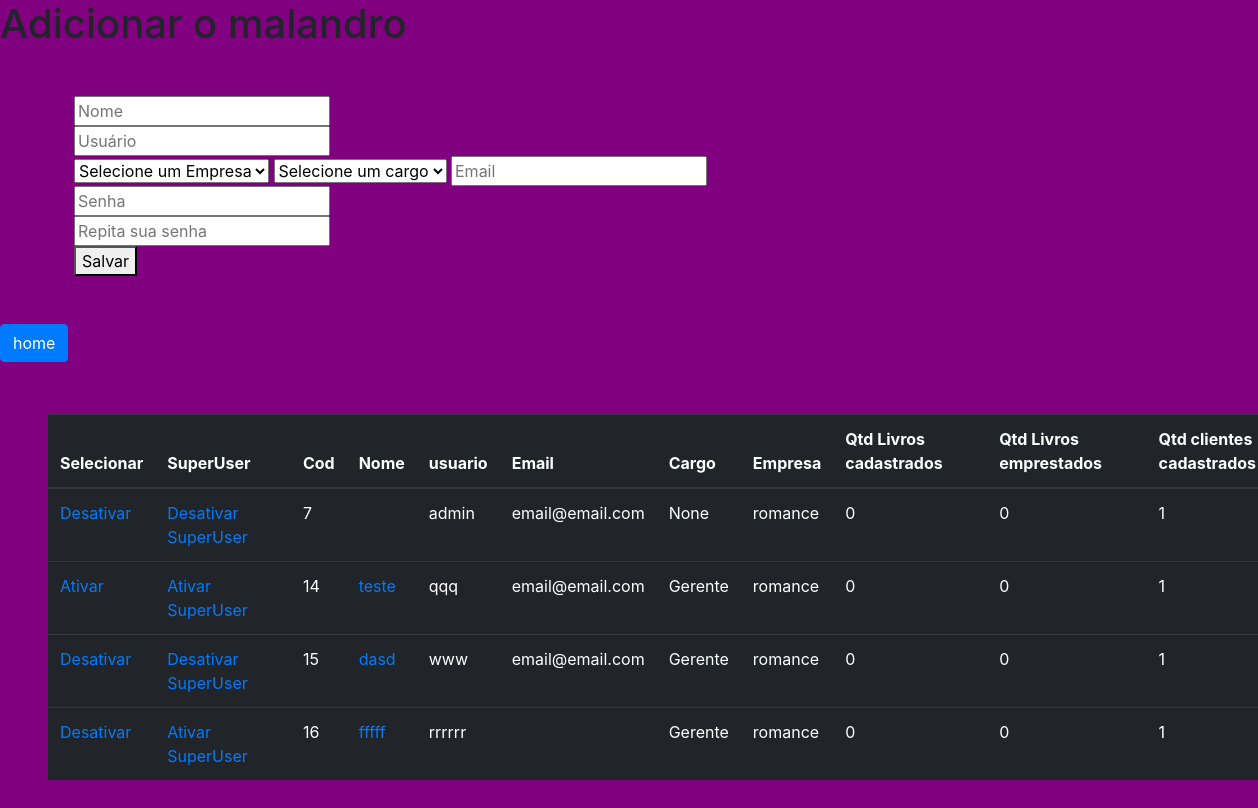
The page /accounts/add-user/ (signed in) on the database its author committed.
### accounts/models.py (models this page shows, shortened)
class CustomUser(AbstractUser):
    cargo = models.ForeignKey(Cargos, on_delete=models.SET_NULL, null=True, blank=True)
    empresa = models.ForeignKey(Empresas, on_delete=models.SET_NULL, null=True, blank=True)
    groups = models.ManyToManyField(
        'auth.Group',
        related_name='customuser_groups',
        blank=True,
        verbose_name='groups',
        help_text='The groups this user belongs to. A user will get all permissions granted to each of their groups.',
    )
    user_permissions = models.ManyToManyField(
        'auth.Permission',
        related_name='customuser_permissions',
        blank=True,
        verbose_name='user permissions',
        help_text='Specific permissions for this user.',
    )

class Cargos(models.Model):
    name = models.CharField(max_length=255)
    def __str__(self) -> str:
        return self.name
    class Meta:
        verbose_name = 'Cargo'
        verbose_name_plural = 'Cargos'

### empresa/models.py (models this page shows)
class Empresas(models.Model):
    cod = models.IntegerField(unique=True)
    name = models.CharField(max_length=255, blank=False)
    cnpj = models.CharField(max_length=14)
    created_at = models.DateTimeField()
    active = models.BooleanField(default=False)
    total_usuarios = models.IntegerField(default=0)
    total_livros = models.IntegerField(default=0)
    total_livros_emprestados = models.IntegerField(default=0)
    total_clientes = models.IntegerField(default=0)
    def __str__(self):
        return self.name
    class Meta:
        verbose_name = 'Empresa'
        verbose_name_plural = 'Empresas'

### accounts/views.py (the view, shortened to what this page needs)
# urls.py: path('add-user/', views.add_user, name='add-user'),
@login_required(redirect_field_name='login')
def add_user(request):
    if not request.user.is_superuser:
        messages.error(request, 'Você não tem permissão para adicionar um usuário.', extra_tags='warning')
        return redirect('home')
    total_livros_cadastrados = Livro.objects.count()
    total_livros_emprestados = Emprestimo.objects.filter(devolvido=False).count()
    total_clientes_cadastrados = Cliente.objects.count()
    empresas = Empresas.objects.all()
    cargos = Cargos.objects.all()
    users = CustomUser.objects.all()
    if not empresas.exists():
        messages.warning(request, 'Não existem empresas cadastradas. Por favor, adicione uma empresa antes de criar usuários.', extra_tags='info')
        return redirect('add-empresa')
    return render(request, 'pages/add-user.html', {
        'empresas': empresas,
        'cargos': cargos,
        'users': users,
        'total_livros_cadastrados': total_livros_cadastrados,
        'total_livros_emprestados': total_livros_emprestados,
        'total_clientes_cadastrados': total_clientes_cadastrados,
    })

### accounts/templates/pages/add-user.html (shortened to what this page needs)
{% load static%}
<!DOCTYPE html>
<html lang="en">
<head>
    <link rel="stylesheet" href="https://stackpath.bootstrapcdn.com/bootstrap/4.1.3/css/bootstrap.min.css">
    <link rel="stylesheet" href="{% static 'css/global.css' %}">
</head>
<body>
    <h1> Adicionar o malandro</h1>
    <form method="POST"  class="container mt-5" enctype="multipart/form-data">{% csrf_token %}
        <input type="text" name="name" placeholder="Nome"><br>
        <input type="text" name="usuario" placeholder="Usuário"><br>
        <select name="empresa" id="">
            <option value="">Selecione um Empresa</option>
        </select>
        <select name="cargo" id="">
            <option value="">Selecione um cargo</option>
        </select>
        <input type="text" name="email" placeholder="Email"><br>
        <input type="text" name="senha" placeholder="Senha"><br>
        <input type="text" name="senha-repete" placeholder="Repita sua senha"><br>
        <button type="submit">Salvar</button>
    </form>
    <a href="{% url 'home' %}" class=" btn btn-primary mt-5 mb-1"> home</a>
<table class="table table-dark m-5">
    <thead>
        <tr>
            <th scope="col">Selecionar</th>
            <th scope="col">SuperUser</th>
            <th scope="col">Cod</th>
            <th scope="col">Nome</th>
            <th scope="col">usuario</th>
            <th scope="col">Email</th>
            <th scope="col">Cargo</th>
            <th scope="col">Empresa</th>
            <th scope="col">Qtd Livros cadastrados</th>
            <th scope="col">Qtd Livros emprestados</th>
            <th scope="col">Qtd clientes cadastrados</th>
        </tr>
    </thead>
    <tbody>
        {% for user in users %}
        <tr>
            <td>
                {% if user.is_active %}
                    <a href="{% url 'desativar-user' user.id %}">Desativar</a>
                {% else %}
                    <a href="{% url 'ativar-user' user.id %}">Ativar</a>
                {% endif %}
            </td>
            <td>
                {% if user.is_superuser %}
                    <a href="{% url 'desativar-superuser' user.id %}">Desativar SuperUser</a>
                {% else %}
                    <a href="{% url 'ativar-superuser' user.id %}">Ativar SuperUser</a>
                {% endif %}
            </td>
            <td scope="row">{{ user.id }}</td>
            <td>
                <a href="{% url 'user-detail' user.id %}">
                    {{ user.first_name }}
            </td>
            <td>{{ user.username }}</td>
            <td>{{ user.email }}</td>
            <td>{{ user.cargo }}</td>
            <td>{{ user.empresa }}</td>
            <td>{{ total_livros_cadastrados }}</td>
            <td>{{ total_livros_emprestados }}</td>
            <td>{{ total_clientes_cadastrados }}</td>
        </tr>
        {% endfor %}
    </tbody>
</table>
</body>
</html>

### templates/static/css/global.css (style rules this page uses)
body { background-color: purple; }

### rows shown on the page
CustomUser: is_active "Desativar", is_superuser "Desativar SuperUser", id "7", username "admin", email "email@email.com", cargo "None", empresa "romance", total_livros_cadastrados "0", total_livros_emprestados "0", total_clientes_cadastrados "1"
CustomUser: is_active "Ativar", is_superuser "Ativar SuperUser", id "14", first_name "teste", username "qqq", email "email@email.com", cargo "Gerente", empresa "romance", total_livros_cadastrados "0", total_livros_emprestados "0", total_clientes_cadastrados "1"
CustomUser: is_active "Desativar", is_superuser "Desativar SuperUser", id "15", first_name "dasd", username "www", email "email@email.com", cargo "Gerente", empresa "romance", is_staff "0", total_clientes_cadastrados "1"
CustomUser: shows "Desativar", is_superuser "Ativar SuperUser", id "16", first_name "fffff", username "rrrrrr", cargo "Gerente", empresa "romance", total_livros_cadastrados "0", total_livros_emprestados "0", is_active "1"
